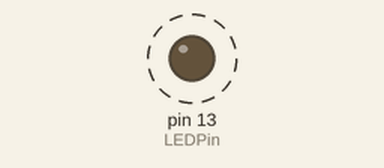
Recording of a sketch running on a simulated Arduino Uno, built with avr-gcc and run on an emulated ATmega328P. On the bench: output pins drawn as LEDs (lit = HIGH). Dashed ring = blinking.

Above: at 0.6 s.
Timing chart, 0 to 3.0 s (numbered marks = the images above):
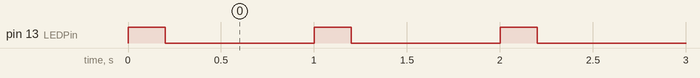

Measured:
- by itself, pin 13 (LEDPin): alternates HIGH for 0.20 s and LOW for 0.80 s

The sketch:

HalloArduino.ino
```cpp
// (licence header left out)
const int LEDPin = LED_BUILTIN;

// setup() wird einmal am Beginn des Programms ausgeführt
void setup()
{
    pinMode(LEDPin, OUTPUT);     // Initialisiere LEDPin als Ausgang
}


// loop() wird in einer Schleife immer wieder ausgeführt
void loop()
{
    digitalWrite(LEDPin, HIGH);  // Schalte die LED ein
    delay(200);                  // Warte kurz
    digitalWrite(LEDPin, LOW);   // Schalte die LED aus
    delay(800);                  // Warte lang
}
```
